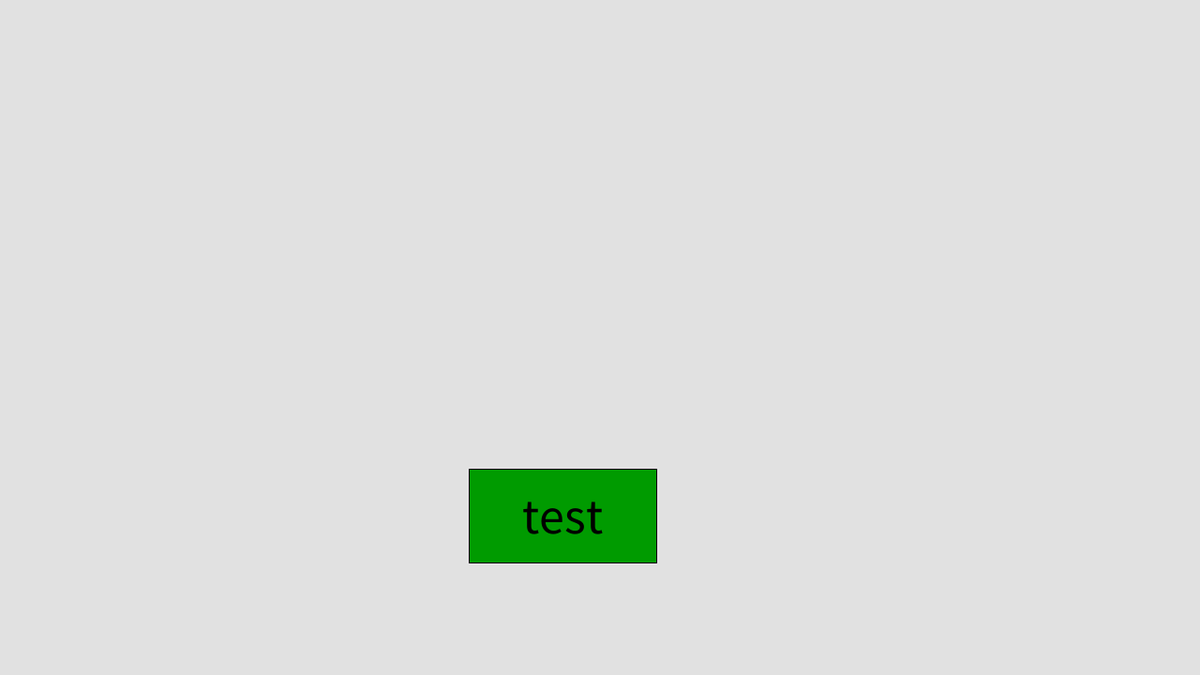
Frame 1 (no input)
Frame 60 (the mouse pressed at the canvas centre just before this capture): identical to frame 1, image omitted
Frame 120 (the mouse held since frame 60 and released just before this capture): identical to frame 1, image omitted

The Processing sketch that drew this single still picture (run headless with seeded random() and noise(); from frame 60 on, the mouse is pressed at the canvas centre):

// Processing sketch: sketch_button
// ── sketch_button.pde
button test=new button(500,500,200,100,"test");


void draw(){
  background(225);
  test.drawButton();
}

void mouseClicked(){
  if(test.isClicked())
    print("nice\n");
}

void mouseMoved(){
  if(test.isClicked())
    cursor(HAND);
  else
    cursor(ARROW);
}


void setup(){
  size(1280,720);
  
}

// ── button.pde
class button{
  private int x;
  private int y;
  private int sizeX;
  private int sizeY;
  private String text;
  public button(int x, int y, int sizeX, int sizeY, String text){
    this.x=x;
    this.y=y;
    this.sizeX=sizeX;
    this.sizeY=sizeY;
    this.text=text;
  }
  public void drawButton(){
    fill(0,155,0);
    stroke(0);
    rect(x,y,sizeX,sizeY);
    fill(0);
    textSize(54);
    textAlign(CENTER,CENTER);
    text(text,x+sizeX/2,y+sizeY/2);
  }
  public boolean isClicked(){
    if(mouseX>=x&&mouseX<=x+sizeX&&mouseY>=y&&mouseY<=y+sizeY)
      return true;
    return false;
  }
}
